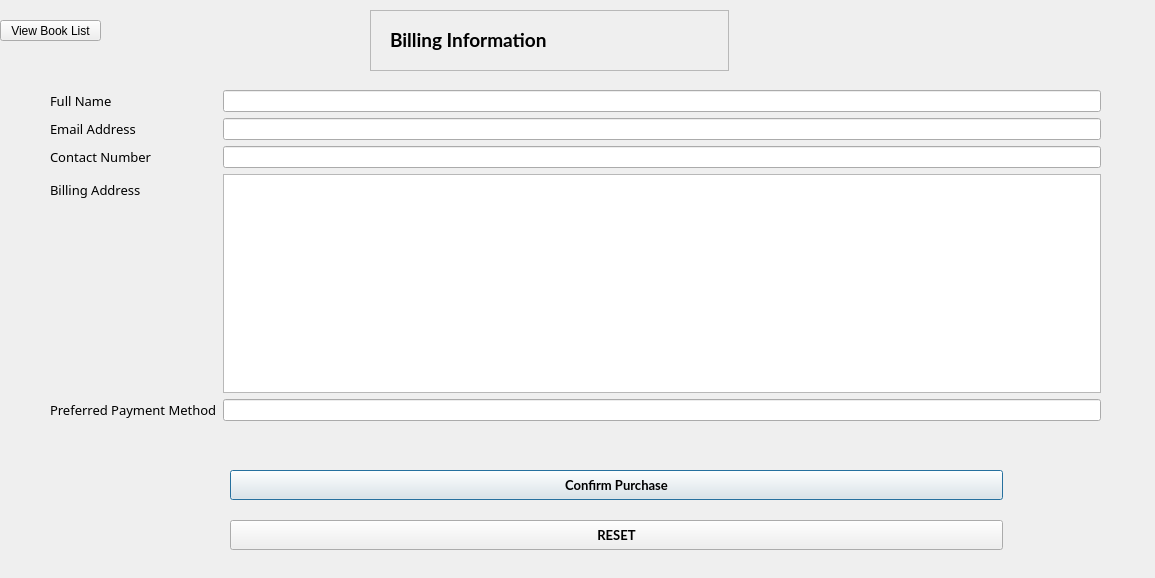
<?xml version="1.0" encoding="UTF-8"?>
<ui version="4.0">
 <class>BuyerInfo</class>
 <widget class="QDialog" name="BuyerInfo">
  <property name="geometry">
   <rect>
    <x>0</x>
    <y>0</y>
    <width>1155</width>
    <height>578</height>
   </rect>
  </property>
  <property name="windowTitle">
   <string>Dialog</string>
  </property>
  <widget class="QFrame" name="frame_2">
   <property name="geometry">
    <rect>
     <x>370</x>
     <y>10</y>
     <width>359</width>
     <height>61</height>
    </rect>
   </property>
   <property name="frameShape">
    <enum>QFrame::StyledPanel</enum>
   </property>
   <property name="frameShadow">
    <enum>QFrame::Raised</enum>
   </property>
   <widget class="QLabel" name="label_26">
    <property name="geometry">
     <rect>
      <x>20</x>
      <y>20</y>
      <width>331</width>
      <height>20</height>
     </rect>
    </property>
    <property name="font">
     <font>
      <family>Lato</family>
      <pointsize>14</pointsize>
      <bold>true</bold>
     </font>
    </property>
    <property name="text">
     <string>Billing Information</string>
    </property>
   </widget>
  </widget>
  <widget class="QWidget" name="formLayoutWidget_2">
   <property name="geometry">
    <rect>
     <x>50</x>
     <y>90</y>
     <width>1051</width>
     <height>331</height>
    </rect>
   </property>
   <layout class="QFormLayout" name="formLayout_2">
    <item row="2" column="0">
     <widget class="QLabel" name="label_2">
      <property name="font">
       <font>
        <family>Bahnschrift</family>
        <pointsize>10</pointsize>
       </font>
      </property>
      <property name="text">
       <string>Full Name</string>
      </property>
     </widget>
    </item>
    <item row="2" column="1">
     <widget class="QLineEdit" name="txtFull_Name"/>
    </item>
    <item row="3" column="0">
     <widget class="QLabel" name="label_16">
      <property name="font">
       <font>
        <family>Bahnschrift</family>
        <pointsize>10</pointsize>
       </font>
      </property>
      <property name="text">
       <string>Email Address</string>
      </property>
     </widget>
    </item>
    <item row="3" column="1">
     <widget class="QLineEdit" name="txtEmail_Address"/>
    </item>
    <item row="4" column="0">
     <widget class="QLabel" name="label_17">
      <property name="font">
       <font>
        <family>Bahnschrift</family>
        <pointsize>10</pointsize>
       </font>
      </property>
      <property name="text">
       <string>Contact Number</string>
      </property>
     </widget>
    </item>
    <item row="4" column="1">
     <widget class="QLineEdit" name="txtContact_Number"/>
    </item>
    <item row="5" column="0">
     <widget class="QLabel" name="label_18">
      <property name="font">
       <font>
        <family>Bahnschrift</family>
        <pointsize>10</pointsize>
       </font>
      </property>
      <property name="text">
       <string>Billing Address</string>
      </property>
     </widget>
    </item>
    <item row="5" column="1">
     <widget class="QTextEdit" name="txtBilling_Address">
      <property name="html">
       <string>&lt;!DOCTYPE HTML PUBLIC &quot;-//W3C//DTD HTML 4.0//EN&quot; &quot;http://www.w3.org/TR/REC-html40/strict.dtd&quot;&gt;
&lt;html&gt;&lt;head&gt;&lt;meta name=&quot;qrichtext&quot; content=&quot;1&quot; /&gt;&lt;meta charset=&quot;utf-8&quot; /&gt;&lt;style type=&quot;text/css&quot;&gt;
p, li { white-space: pre-wrap; }
hr { height: 1px; border-width: 0; }
li.unchecked::marker { content: &quot;\2610&quot;; }
li.checked::marker { content: &quot;\2612&quot;; }
&lt;/style&gt;&lt;/head&gt;&lt;body style=&quot; font-family:'Segoe UI'; font-size:9pt; font-weight:400; font-style:normal;&quot;&gt;
&lt;p style=&quot;-qt-paragraph-type:empty; margin-top:0px; margin-bottom:0px; margin-left:0px; margin-right:0px; -qt-block-indent:0; text-indent:0px;&quot;&gt;&lt;br /&gt;&lt;/p&gt;&lt;/body&gt;&lt;/html&gt;</string>
      </property>
     </widget>
    </item>
    <item row="6" column="0">
     <widget class="QLabel" name="label_27">
      <property name="font">
       <font>
        <family>Bahnschrift</family>
        <pointsize>10</pointsize>
       </font>
      </property>
      <property name="text">
       <string>Preferred Payment Method</string>
      </property>
     </widget>
    </item>
    <item row="6" column="1">
     <widget class="QLineEdit" name="txtPreferred_Payment_Method"/>
    </item>
   </layout>
  </widget>
  <widget class="QPushButton" name="pushButton_10">
   <property name="geometry">
    <rect>
     <x>230</x>
     <y>470</y>
     <width>773</width>
     <height>30</height>
    </rect>
   </property>
   <property name="font">
    <font>
     <family>Lato</family>
     <pointsize>10</pointsize>
     <bold>true</bold>
    </font>
   </property>
   <property name="text">
    <string>Confirm Purchase</string>
   </property>
  </widget>
  <widget class="QPushButton" name="pushButton_9">
   <property name="geometry">
    <rect>
     <x>230</x>
     <y>520</y>
     <width>773</width>
     <height>30</height>
    </rect>
   </property>
   <property name="font">
    <font>
     <family>Lato</family>
     <pointsize>10</pointsize>
     <bold>true</bold>
    </font>
   </property>
   <property name="text">
    <string>RESET</string>
   </property>
  </widget>
  <widget class="QPushButton" name="customer_reg_to_view">
   <property name="geometry">
    <rect>
     <x>0</x>
     <y>20</y>
     <width>101</width>
     <height>21</height>
    </rect>
   </property>
   <property name="text">
    <string>View Book List</string>
   </property>
  </widget>
 </widget>
 <resources/>
 <connections/>
</ui>
